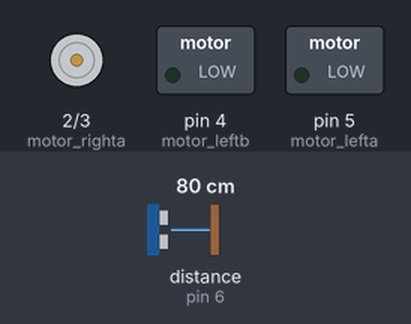
A sketch run on a simulated Arduino Uno, built with avr-gcc and run on an emulated ATmega328P. On the bench: motor-driver pin pairs drawn as motors (green arrow = first pin HIGH = forward, orange = second pin HIGH = backward, longer = more drive), switched loads named in the sketch (green lamp = pin HIGH). Wiring (inferred from the names in the program): ultrasonic range finder: trigger pin 7; echo pin 6. The test bench sets the inputs (shaded band); at power-on: distance to the obstacle (sensor on pin 6) 80 cm. The echo pulse lasts 58.3 µs per cm; pins used as bus, display or sensor lines are not drawn; what the sketch prints to the serial monitor is not drawn.

Above: at 1.2 s.
1.3 s: distance to the obstacle (sensor on pin 6) set to 2 cm
At 2.0 s:
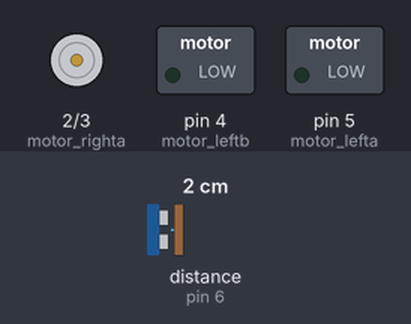
2.8 s: distance to the obstacle (sensor on pin 6) set to 10 cm
4.3 s: distance to the obstacle (sensor on pin 6) set to 13 cm
At 4.6 s:
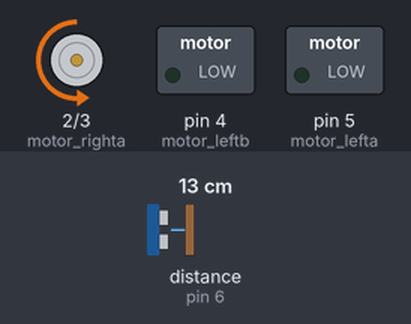
5.8 s: distance to the obstacle (sensor on pin 6) set to 4 cm
At 6.6 s:
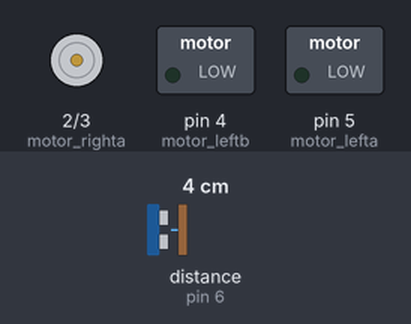
7.3 s: distance to the obstacle (sensor on pin 6) set to 18 cm
At 8.2 s:
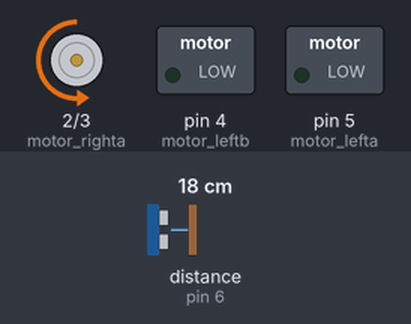
Timing chart, 0 to 9.8 s (numbered marks = the images above; inputs shaded):
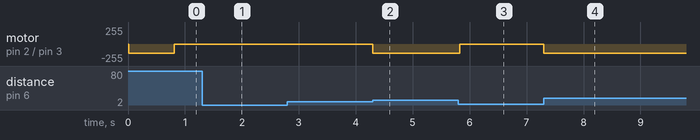

The sketch:

bot_pursue.ino
```cpp
int echo = 6;
int trigger = 7;
int motor_righta = 2;
int motor_rightb = 3;
int motor_lefta = 5;
int motor_leftb = 4;
int motor_speed = 120;
int motor_speed_right = 140;


// the setup routine runs once when you press reset:
void setup() {
  Serial.begin(115200);
  pinMode(motor_righta, OUTPUT);
  pinMode(motor_rightb, OUTPUT);
  pinMode(motor_lefta, OUTPUT);
  pinMode(motor_leftb, OUTPUT);
}

// the loop routine runs over and over again forever:
void loop() {
  Serial.println("In loop");
  long value_ultrasonic = ultrasonic();
  if(value_ultrasonic < 50 && value_ultrasonic > 10){
    forward();
    delay(100);
  }
  else if(ultrasonic() > 50){
    left(800);
    if(ultrasonic() > 50){
      right(1300);
    }
  }else{
    stop_motors();
  }
}

void forward() {
  digitalWrite(motor_lefta, LOW);
  analogWrite(motor_leftb, motor_speed);
  digitalWrite(motor_righta, LOW);
  analogWrite(motor_rightb, motor_speed_right);
}

void reverse(){
  digitalWrite(motor_lefta, motor_speed);
  digitalWrite(motor_leftb, LOW);
  digitalWrite(motor_righta, motor_speed_right);
  digitalWrite(motor_rightb, LOW);
}

void left(int time){
  Serial.println("Left");
  digitalWrite(motor_lefta, LOW);
  digitalWrite(motor_leftb, LOW);
  digitalWrite(motor_righta, LOW);
  analogWrite(motor_rightb, motor_speed_right);
  delay(time);
}
void right(int time){
  Serial.println("Right");
  digitalWrite(motor_lefta, LOW);
  analogWrite(motor_leftb, motor_speed);
  digitalWrite(motor_righta, LOW);
  digitalWrite(motor_rightb, LOW);
  delay(time);
}

double ultrasonic(){
  long duration, cm;

  pinMode(trigger, OUTPUT);
  digitalWrite(trigger, LOW);
  delayMicroseconds(2);
  digitalWrite(trigger, HIGH);
  delayMicroseconds(10);
  digitalWrite(trigger, LOW);

  pinMode(echo, INPUT);
  duration = pulseIn(echo, HIGH);

  cm = duration / 29 / 2;
  Serial.println(cm);
  return cm;
}

void stop_motors(){
  digitalWrite(motor_lefta, LOW);
  digitalWrite(motor_leftb, LOW);
  digitalWrite(motor_righta, LOW);
  digitalWrite(motor_rightb, LOW);
}
```

Measured:
- the behaviour switches between 11 and 12 cm on distance to the obstacle (sensor on pin 6) (found by bisection; images 1 and 2)
- after the input at 1.3 s, motor on pin 2 (motor_righta) / pin 3 (motor_rightb): stays stopped (without the input it goes to backward 140/255 after 0.83 s)
- after the input at 4.3 s, motor on pin 2 (motor_righta) / pin 3 (motor_rightb): stopped → backward 140/255 at once
- after the input at 5.8 s, motor on pin 2 (motor_righta) / pin 3 (motor_rightb): backward 140/255 → stopped at once
- after the input at 7.3 s, motor on pin 2 (motor_righta) / pin 3 (motor_rightb): stopped → backward 140/255 at once
